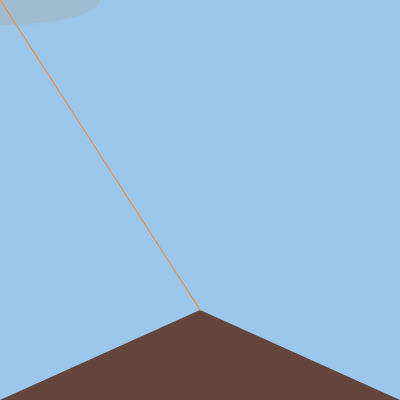
Frame 1 (no input)
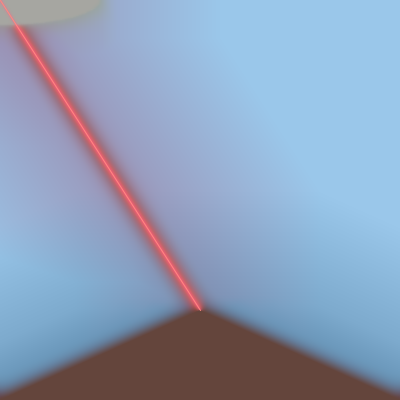
Frame 60 (the mouse pressed at the canvas centre just before this capture)
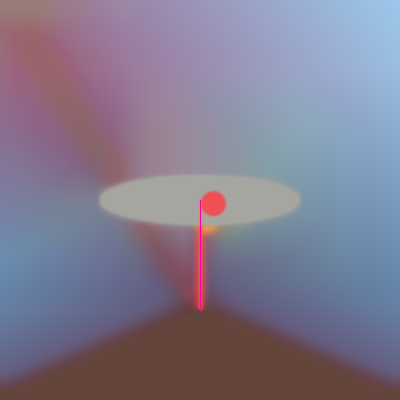
Frame 120 (the mouse held since frame 60 and released just before this capture)

The Processing sketch that drew these frames (run headless with seeded random() and noise(); from frame 60 on, the mouse is pressed at the canvas centre):

// Processing sketch: processing_164784
// ── processing_164784.pde

int counter;
void setup(){
  counter=0;
size(400, 400);
background(154, 199, 234);
}

void draw(){ 
  fill(170, 169, 163, 50);
  noStroke();
  ellipse(mouseX, mouseY, 200, 50);
  counter=counter+1;
  if(counter>10) counter=0;
  if (mousePressed && counter==10) {
 
  noStroke();
  rect(400, 90, 300, 100);
  fill(255, random(200), random(195));
  ellipse(mouseX + random(-25, 25), mouseY + random(-25, 25), 25, 25); 
  }
  PImage img;
  filter(BLUR, 1);
  fill(170, 169, 163, 50);
  noStroke();
  ellipse(mouseX, mouseY, 200, 50);
  noStroke();
  fill(100, 69, 60);
  triangle(0, 400, 200, 310, 400, 400);
   stroke(255, random(200), random(195));
  line(200, 310, mouseX, mouseY);
  }  
